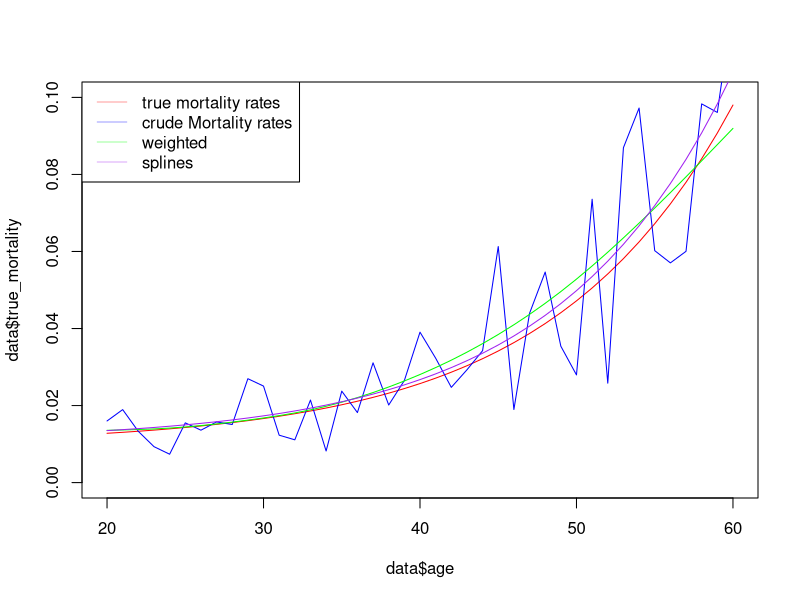
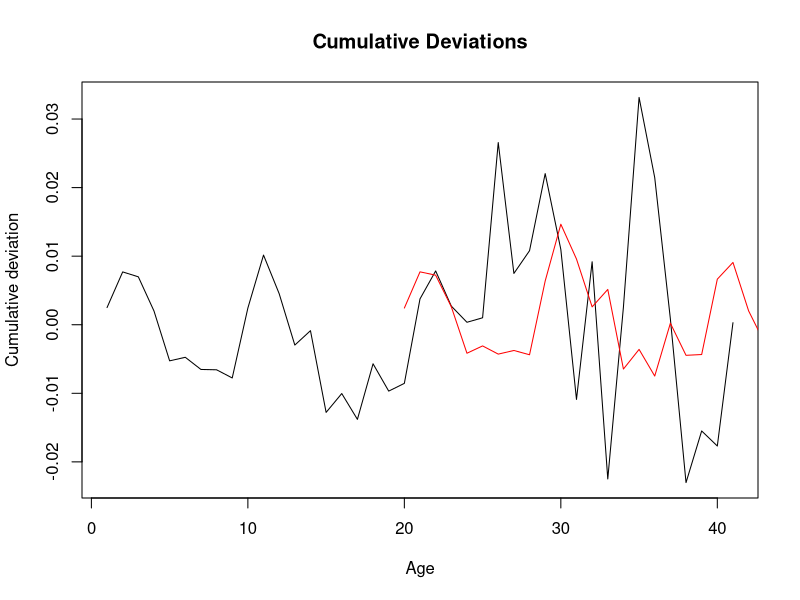

The R script that drew these images, in order:
data <- data.frame(age=c(20:60))

data
data$etr <- 1000*0.95^(data$age-20)
data

a <- 0.01
b <- 0.0005
c <- 1.09


data$true_mortality <- a+b*c^data$age
set.seed(1650)
data$deaths <- rbinom(n = nrow(data), size = round(data$etr), prob = data$true_mortality)


data$crude_mortality <- data$deaths/data$etr

data

plot(data$age,data$true_mortality,type ="l",col="red",ylim = c(0,0.1))
lines(data$age,data$crude_mortality,col ="blue")

# we can see the crude mortality rates are definately not smooth

# Smoothing the crude mortality rates
# using parametric approach for smoothening
# weighted least squares 
fit_weighted <- nls(data$crude_mortality~a+b*c^data$age, data = data,
                    start = list(a = 0.002, b = 0.0003, c = 1.08),
                    weights = data$etr)
summ <- summary(fit_weighted)

a <- summ$coefficients[1]
b <- summ$coefficients[2]
c <- summ$coefficients[3]
data$weighted <- a+b*c^data$age 


# 2nd graduatation using splines function

library(splines)
fit_spline <- smooth.spline(data$age,data$crude_mortality,w = data$etr)

data$graduated_splines <- predict(fit_spline,data$age)$y


lines(data$age,data$graduated_splines,col ="green")
lines(data$age,data$weighted,col ="purple")




legend("topleft",legend = c("true mortality rates","crude Mortality rates","weighted ","splines"),col =c("red","blue","green","purple"),lwd = 0.4)


#runing the chi square test for weighted graudted rates
data$zx <- ((data$deaths-data$etr*data$weighted)/(data$etr*data$weighted))

data$zx_squared <- ((data$deaths - data$etr*data$weighted)^2) / (data$etr*data$weighted)
chi_sq_stat <- sum(data$zx_squared)
data

crit <- qchisq(0.95, df = 38)
yn <- ifelse(chi_sq_stat < crit, 1, 0)

ifelse(yn == 1, "Graduation works good", "Graduation doesn't work good")




#testing for splines graudted rates

data$spline_zx <- ((data$deaths-data$etr*data$graduated_splines)/(data$etr*data$graduated_splines))

data$zx_spline_squared <- data$spline_zx^2
chi_sq_stat_spline <- sum(data$zx_spline_squared)
data

crit_spline <- qchisq(0.95, df = 38)
yn_spline <- ifelse(chi_sq_stat_spline < crit_spline, 1, 0)

ifelse(yn_spline == 1, "Graduation works good", "Graduation doesn't work good")


data

# signs test for weighted graduated rates'

# count signs
pos <- sum(data$zx > 0)
neg <- sum(data$zx < 0)

# binomial test
binom.test(pos, pos+neg, p=0.5)


# 
# signs test for splines graduated rates

# count signs
pos_sp <- sum(data$spline_zx > 0)
neg_sp <- sum(data$spline_zx < 0)

# binomial test
binom.test(pos_sp, pos_sp+neg_sp, p=0.5)


#Cumulative Deviation tests for weighted 
# crude vs graduated rates
crude <- data$deaths / data$etr
grad  <- data$weighted

# deviations
dev <- crude - grad

# cumulative deviations
cum_dev <- cumsum(dev)

# plot cumulative deviations
plot(cum_dev, type="l", main="Cumulative Deviations", 
     ylab="Cumulative deviation", xlab="Age")

# test statistic = max absolute cumulative deviation
test_stat <- max(abs(cum_dev))
test_stat




# Cumulative Deviation tests for Splines
# crude vs graduated rates
crude_spline <- data$deaths / data$etr
grad_spline  <- data$graduated_splines

# deviations
dev_spline <- crude_spline - grad_spline

# cumulative deviations
cum_dev_spline <- cumsum(dev_spline)

# plot cumulative deviations
lines(data$age,cum_dev_spline, type="l", col ="red")


# test statistic = max absolute cumulative deviation
test_stat <- max(abs(cum_dev_spline))
test_stat
